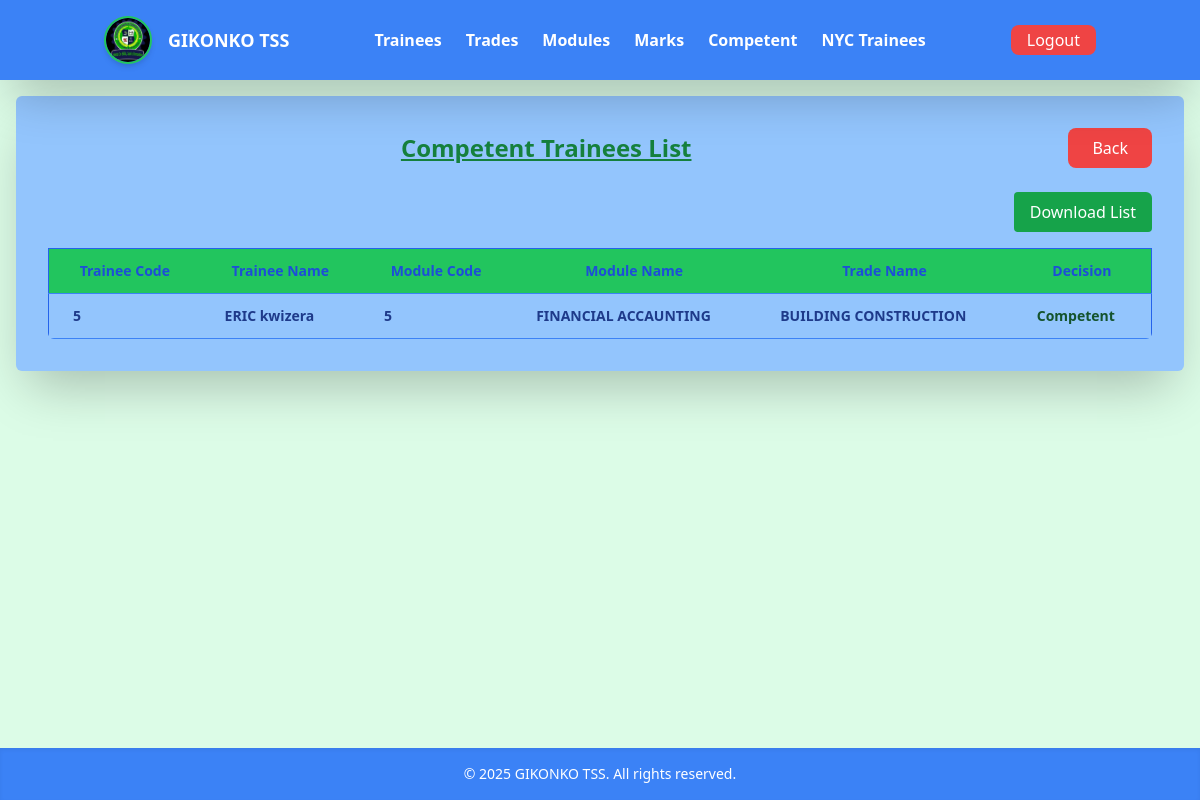
The app's page /competent.php (signed in) with its own data.
### tables this page shows
CREATE TABLE `marks` (
  `Mark_Id` int(11) NOT NULL,
  `Summative_Assessment` varchar(100) DEFAULT NULL,
  `Formative_Assessment` varchar(100) DEFAULT NULL,
  `Total_Marks` int(11) DEFAULT NULL,
  `Decision` varchar(100) DEFAULT NULL,
  `Trainee_Id` int(200) NOT NULL,
  `Module_Id` int(200) NOT NULL
);

CREATE TABLE `modules` (
  `Module_Id` int(11) NOT NULL,
  `Module_Name` varchar(100) NOT NULL,
  `Trade_Id` int(11) DEFAULT NULL
);

CREATE TABLE `trades` (
  `Trade_id` int(11) NOT NULL,
  `Trade_name` varchar(100) DEFAULT NULL
);

### competent.php (the view, shortened to what this page needs)
<?php
   include("conn.php");
?>
<!DOCTYPE html>
<html lang="en">
<head>
  <link href="output.css" rel="stylesheet" />
</head>
<body class="min-h-screen bg-green-100 flex flex-col">
<header class="w-full fixed top-0 left-0 z-50 shadow-md bg-white h-16 flex items-center px-4">
  <?php include("Dashboard.php"); ?>
</header>
<main class="flex-grow pt-24 px-4 flex justify-center items-start">
  <div class="bg-blue-300 p-8 shadow-2xl rounded-md w-full max-w-7xl mx-auto">
    <div class="flex justify-between items-center mb-6">
      <h1 class="text-2xl font-semibold text-green-700 underline text-center flex-grow">Competent Trainees List</h1>
      <a href="greetingUser.php" class="bg-red-500 px-6 py-2 text-white rounded-lg hover:bg-red-700 transition duration-300 ml-6">Back</a>
    </div>
    <div class="overflow-x-auto rounded-md">
      <div class="flex justify-end mb-4">
  <a href="download_competent.php" class="bg-green-600 text-white px-4 py-2 rounded hover:bg-green-800 transition">
    Download List
  </a>
</div>
      <table class="min-w-full border border-blue-600 rounded-lg text-sm">
        <thead class="bg-green-500 text-blue-700 font-semibold">
          <tr>
            <th class="px-6 py-3 border-b border-blue-500">Trainee Code</th>
            <th class="px-6 py-3 border-b border-blue-500">Trainee Name</th>
            <th class="px-6 py-3 border-b border-blue-500">Module Code</th>
            <th class="px-6 py-3 border-b border-blue-500">Module Name</th>
            <th class="px-6 py-3 border-b border-blue-500">Trade Name</th>
            <th class="px-6 py-3 border-b border-blue-500">Decision</th>
          </tr>
        </thead>
        <tbody class="font-semibold text-green-700">
          <?php
$sql = "SELECT m.Trainee_Id,
        CONCAT(t.Firstname, ' ', t.lastname) AS Trainee_Name,
        m.Module_Id,
        md.Module_Name,
        m.decision,
        m.Total_Marks,
        td.Trade_name
        FROM marks m
        JOIN Trainees t ON t.Trainee_Id = m.Trainee_Id
        JOIN modules md ON m.Module_Id = md.Module_Id
        JOIN trades td ON td.Trade_id = t.Trade_id
        HAVING m.Total_Marks >= 70";
              $query = mysqli_query($conn, $sql);
              if (mysqli_num_rows($query) > 0) {
                  while($data = mysqli_fetch_assoc($query)) {
                      echo "
                       <tr class='hover:bg-green-200 text-blue-900'>
                         <td class='px-6 py-3 border-b border-blue-500'>{$data['Trainee_Id']}</td>
                         <td class='px-6 py-3 border-b border-blue-500'>{$data['Trainee_Name']}</td>
                         <td class='px-6 py-3 border-b border-blue-500'>{$data['Module_Id']}</td>
                         <td class='px-6 py-3 border-b border-blue-500'>{$data['Module_Name']}</td>
                         <td class='px-6 py-3 border-b border-blue-500'>{$data['Trade_name']}</td>
                         <td class='px-6 py-3 border-b border-blue-500 text-green-900'>{$data['decision']}</td>
                       </tr>
                      ";
                  }
              } else {
                  echo "<tr><td colspan='5' class='text-center py-4 text-red-600 font-semibold'>No competent trainees found!</td></tr>";
              }
          ?>
        </tbody>
      </table>
    </div>
  </div>
</main>
    <footer class="bg-blue-500 text-center py-4 shadow-inner text-sm text-white fixed bottom-0 w-full">
          &copy; <?php echo date("Y"); ?> GIKONKO TSS. All rights reserved.
  </footer>
</body>
</html>

### records on screen
marks: Trainee_Id "5", Trainee_Name "ERIC kwizera", Module_Id "5", Module_Id.Module_Name "FINANCIAL ACCAUNTING", trades.Trade_name "BUILDING CONSTRUCTION", Decision "Competent"
